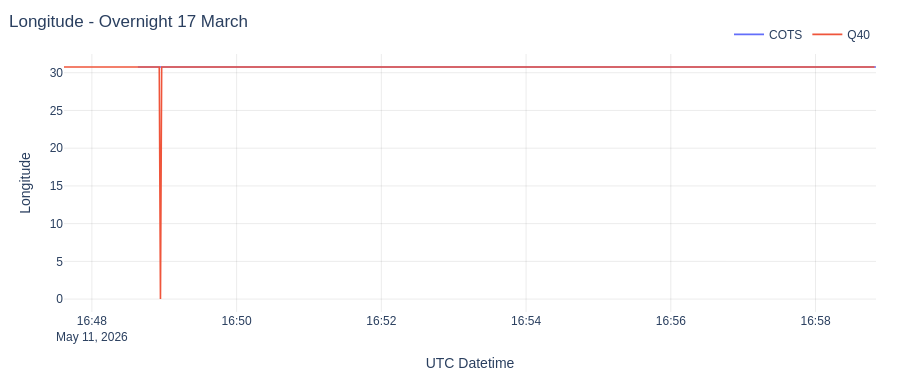

The cell this chart's notebook holds for it:
### Code cell
fig = go.Figure()
fig.add_trace(line_trace(df_m10, "ts", "lon", "COTS"))
fig.add_trace(line_trace(df_q40, "ts", "lon", "Q40"))

fig.update_yaxes(title_text="Longitude")
style_plot(fig, "Longitude - Overnight 17 March", height=380)
fig.show(config=plot_config)

### Figure 1 — Plotly figure (JSON) as saved in the notebook; plotly's stock layout.template omitted (floating-point values rounded to 4 significant figures; data arrays with more than 128 entries replaced by an {"elided": "..."} marker saying what was removed)
{"data": [{"hovertemplate": "%{fullData.name}<br>x: %{x|%Y-%m-%d %H:%M:%S}<br>y: %{y:.8g}<extra></extra>", "line": {"width": 1.6}, "mode": "lines", "name": "COTS", "type": "scatter", "x": {"elided": "6097 str values"}, "y": {"elided": "6097 float values"}}, {"hovertemplate": "%{fullData.name}<br>x: %{x|%Y-%m-%d %H:%M:%S}<br>y: %{y:.8g}<extra></extra>", "line": {"width": 1.6}, "mode": "lines", "name": "Q40", "type": "scatter", "x": {"elided": "669 str values"}, "y": {"elided": "669 float values"}}], "layout": {"font": {"family": "Arial, sans-serif", "size": 12}, "height": 380, "hovermode": "x unified", "legend": {"orientation": "h", "x": 1, "xanchor": "right", "y": 1.02, "yanchor": "bottom"}, "margin": {"b": 48, "l": 64, "r": 24, "t": 54}, "title": {"text": "Longitude - Overnight 17 March", "x": 0.01, "xanchor": "left"}, "xaxis": {"gridcolor": "rgba(0,0,0,0.08)", "showgrid": true, "showspikes": true, "spikecolor": "rgba(0,0,0,0.45)", "spikemode": "across", "spikesnap": "cursor", "spikethickness": 1, "title": {"text": "UTC Datetime"}}, "yaxis": {"gridcolor": "rgba(0,0,0,0.08)", "showgrid": true, "showspikes": true, "spikecolor": "rgba(0,0,0,0.45)", "spikemode": "across", "spikesnap": "cursor", "spikethickness": 1, "title": {"text": "Longitude"}, "zeroline": false}}}
